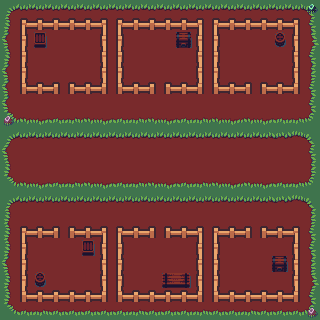

This game map was drawn from its Tiled (.tmx) file and the tilesets committed beside it. A one-line description and the full map source follow:
An orthogonal 20x20 tile map with 16x16 px tiles, 3 tile layers (Tile Layer 1, Objects, Decor), 2 tilesets and 30 objects.

<map version="1.9" tiledversion="1.9.2" orientation="orthogonal" renderorder="right-down" width="20" height="20" tilewidth="16" tileheight="16" infinite="0" nextlayerid="6" nextobjectid="38">
 <tileset firstgid="1" source="sheet.tsx" />
 <tileset firstgid="289" source="tilemap.tsx" />
 <layer id="1" name="Tile Layer 1" width="20" height="20">
  <data encoding="csv">
1,2,2,2,2,2,2,2,2,2,2,2,2,2,2,2,2,2,2,6,
25,101,101,101,101,101,101,101,101,101,101,101,101,101,101,101,101,101,101,54,
97,101,101,101,101,101,101,101,101,101,101,101,101,101,101,101,101,101,101,102,
25,101,101,101,101,101,101,101,101,101,101,101,101,101,101,101,101,101,101,54,
97,101,101,101,101,101,101,101,101,101,101,101,101,101,101,101,101,101,101,30,
97,101,101,101,101,101,101,101,101,101,101,101,101,101,101,101,101,101,101,54,
97,101,101,101,101,101,101,101,101,101,101,101,101,101,101,101,101,101,101,54,
121,122,123,124,125,122,123,124,125,122,123,124,125,122,123,122,123,124,125,126,
1,2,2,2,2,2,2,2,2,2,2,2,2,2,2,2,2,3,4,6,
97,101,101,101,101,101,101,101,101,101,101,101,101,101,101,101,101,101,101,54,
25,101,101,101,101,101,101,101,101,101,101,101,101,101,101,101,101,101,101,30,
121,122,123,124,125,122,123,124,125,122,123,124,125,122,123,122,123,124,125,126,
1,2,2,2,2,2,2,2,2,2,2,2,2,2,2,2,2,3,4,6,
25,101,101,101,101,101,101,101,101,101,101,101,101,101,101,101,101,101,101,30,
25,101,101,101,101,101,101,101,101,101,101,101,101,101,101,101,101,101,101,54,
25,101,101,101,101,101,101,101,101,101,101,101,101,101,101,101,101,101,101,54,
97,101,101,101,101,101,101,101,101,101,101,101,101,101,101,101,101,101,101,30,
25,101,101,101,101,101,101,101,101,101,101,101,101,101,101,101,101,101,101,102,
25,101,101,101,101,101,101,101,101,101,101,101,101,101,101,101,101,101,101,54,
121,124,125,124,124,124,124,124,125,124,124,124,125,124,124,125,124,124,124,126
</data>
 </layer>
 <layer id="3" name="Objects" width="20" height="20">
  <data encoding="csv">
0,0,0,0,0,0,0,0,0,0,0,0,0,0,0,0,0,0,0,0,
0,333,334,334,334,334,335,333,334,334,334,334,335,333,334,334,334,334,335,0,
0,345,0,0,0,0,347,345,0,0,0,0,347,345,0,0,0,0,347,0,
0,345,0,0,0,0,347,345,0,0,0,0,347,345,0,0,0,0,347,0,
0,345,0,0,0,0,347,345,0,0,0,0,347,345,0,0,0,0,347,0,
0,357,334,371,369,334,359,357,334,371,369,334,359,357,334,371,369,334,359,0,
0,0,0,0,0,0,0,0,0,0,0,0,0,0,0,0,0,0,0,0,
0,0,0,124,125,122,0,0,0,0,0,0,0,0,0,0,0,0,0,0,
0,0,0,0,0,0,0,0,0,0,0,0,0,0,0,0,0,0,0,0,
0,0,0,0,0,0,0,0,0,0,0,0,0,0,0,0,0,0,0,0,
0,0,0,0,0,0,0,0,0,0,0,0,0,0,0,0,0,0,0,0,
0,0,0,0,0,0,0,0,0,0,0,0,0,0,0,0,0,0,0,0,
0,0,0,0,0,0,0,0,0,0,0,0,0,0,0,0,0,0,0,0,
0,0,0,0,0,0,0,0,0,0,0,0,0,0,0,0,0,0,0,0,
0,333,334,371,369,334,335,333,334,371,369,334,335,333,334,371,369,334,335,0,
0,345,0,0,0,0,347,345,0,0,0,0,347,345,0,0,0,0,347,0,
0,345,0,0,0,0,347,345,0,0,0,0,347,345,0,0,0,0,347,0,
0,345,0,0,0,0,347,345,0,0,0,0,347,345,0,0,0,0,347,0,
0,357,334,334,334,334,359,357,334,334,334,334,359,357,334,334,334,334,359,0,
0,0,0,0,0,0,0,0,0,0,0,0,0,0,0,0,0,0,0,0
</data>
 </layer>
 <layer id="4" name="Decor" width="20" height="20">
  <data encoding="csv">
0,0,0,0,0,0,0,0,0,0,0,0,0,0,0,0,0,0,0,288,
0,0,0,0,0,0,0,0,0,0,0,0,0,0,0,0,0,0,0,0,
0,0,68,0,0,0,0,0,0,0,0,141,0,0,0,0,0,69,0,0,
0,0,0,0,0,0,0,0,0,0,0,0,0,0,0,0,0,0,0,0,
0,0,0,0,0,0,0,0,0,0,0,0,0,0,0,0,0,0,0,0,
0,0,0,0,0,0,0,0,0,0,0,0,0,0,0,0,0,0,0,0,
0,0,0,0,0,0,0,0,0,0,0,0,0,0,0,0,0,0,0,0,
216,0,0,0,0,0,0,0,0,0,0,0,0,0,0,0,0,0,0,0,
0,0,0,0,0,0,0,0,0,0,0,0,0,0,0,0,0,0,0,0,
0,0,0,0,0,0,0,0,0,0,0,0,0,0,0,0,0,0,0,0,
0,0,0,0,0,0,0,0,0,0,0,0,0,0,0,0,0,0,0,0,
0,0,0,0,0,0,0,0,0,0,0,0,0,0,0,0,0,0,0,0,
0,0,0,0,0,0,0,0,0,0,0,0,0,0,0,0,0,0,0,0,
0,0,0,0,0,0,0,0,0,0,0,0,0,0,0,0,0,0,0,0,
0,0,0,0,0,0,0,0,0,0,0,0,0,0,0,0,0,0,0,0,
0,0,0,0,0,68,0,0,0,0,0,0,0,0,0,0,0,0,0,0,
0,0,0,0,0,0,0,0,0,0,0,0,0,0,0,0,0,141,0,0,
0,0,69,0,0,0,0,0,0,0,119,120,0,0,0,0,0,0,0,0,
0,0,0,0,0,0,0,0,0,0,0,0,0,0,0,0,0,0,0,0,
0,0,0,0,0,0,0,0,0,0,0,0,0,0,0,0,0,0,0,216
</data>
 </layer>
 <objectgroup id="5" name="Collison">
  <object id="3" x="21.232" y="25.2488" width="4.01686" height="68.2866" />
  <object id="4" x="32" y="80" width="32" height="16" />
  <object id="5" x="78.0418" y="86.6493" width="26.3965" height="1.14767" />
  <object id="6" x="99.8476" y="21.8058" width="8.03371" height="63.122" />
  <object id="7" x="22.3796" y="19.5104" width="83.2063" height="8.03371" />
  <object id="8" x="115.915" y="19.5104" width="5.16453" height="72.8773" />
  <object id="9" x="119.358" y="83.7801" width="35.5779" height="8.03371" />
  <object id="10" x="121.08" y="18.9366" width="81.4848" height="8.60755" />
  <object id="11" x="198.547" y="25.8226" width="1.72151" height="67.1389" />
  <object id="12" x="161.822" y="84.9278" width="38.4471" height="6.3122" />
  <object id="13" x="211.172" y="20.6581" width="8.03371" height="71.7296" />
  <object id="14" x="216.336" y="82.0586" width="33.8564" height="10.9029" />
  <object id="15" x="260.522" y="82.6325" width="37.8732" height="9.75522" />
  <object id="16" x="290.361" y="21.232" width="10.3291" height="64.2697" />
  <object id="17" x="214.615" y="17.7889" width="81.4848" height="9.75522" />
  <object id="18" x="18.9366" y="227.239" width="39.5947" height="9.75522" />
  <object id="19" x="18.3628" y="234.699" width="9.75522" height="67.7127" />
  <object id="20" x="20.0843" y="292.083" width="85.5017" height="6.3122" />
  <object id="21" x="97.5522" y="228.961" width="9.18139" height="66.565" />
  <object id="22" x="71.7296" y="223.796" width="33.8564" height="14.3459" />
  <object id="23" x="113.046" y="227.813" width="10.9029" height="71.7296" />
  <object id="24" x="117.637" y="290.935" width="84.354" height="9.18139" />
  <object id="25" x="196.252" y="228.387" width="6.3122" height="61.4005" />
  <object id="26" x="118.21" y="228.387" width="33.8564" height="7.45988" />
  <object id="27" x="168.708" y="227.239" width="29.8395" height="10.3291" />
  <object id="28" x="211.172" y="229.535" width="8.03371" height="68.8604" />
  <object id="29" x="214.615" y="291.509" width="80.911" height="8.03371" />
  <object id="30" x="259.948" y="229.535" width="37.2994" height="6.3122" />
  <object id="31" x="292.657" y="231.256" width="3.44302" height="59.1052" />
  <object id="32" x="214.615" y="230.682" width="35.004" height="6.3122" />
 </objectgroup>
</map>
